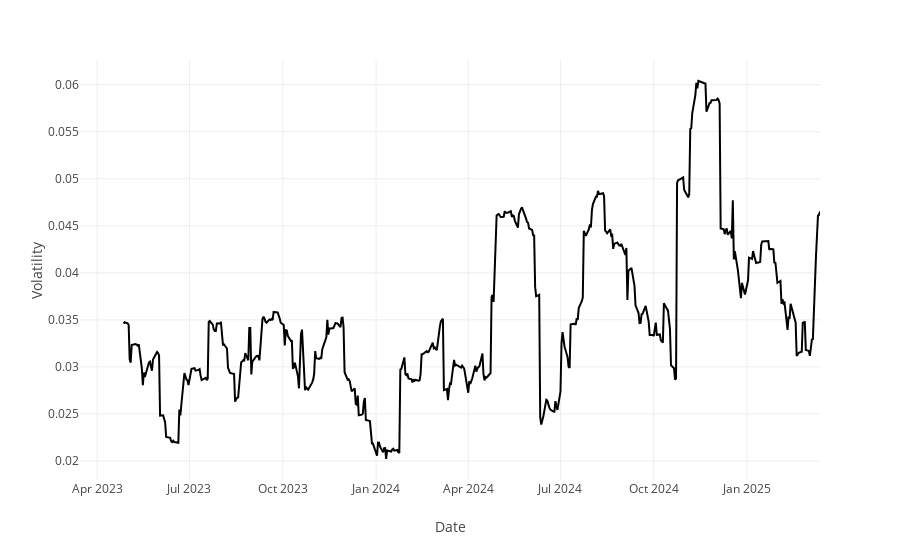

Write notebook code for a chart like this one.
### Code cell
px.line(history, x='Date', y='Volatility')

### Figure 1 — Plotly figure (JSON) as saved in the notebook; plotly's stock layout.template omitted (floating-point values rounded to 4 significant figures; data arrays with more than 128 entries replaced by an {"elided": "..."} marker saying what was removed)
{"data": [{"hovertemplate": "Date=%{x}<br>Volatility=%{y}<extra></extra>", "legendgroup": "", "line": {"color": "#000001", "dash": "solid"}, "marker": {"symbol": "circle"}, "mode": "lines", "name": "", "orientation": "v", "showlegend": false, "type": "scatter", "x": {"elided": "502 str values"}, "xaxis": "x", "y": {"elided": "502 float values"}, "yaxis": "y"}], "layout": {"legend": {"tracegroupgap": 0}, "margin": {"t": 60}, "xaxis": {"anchor": "y", "domain": [0, 1], "title": {"text": "Date"}}, "yaxis": {"anchor": "x", "domain": [0, 1], "title": {"text": "Volatility"}}}}
